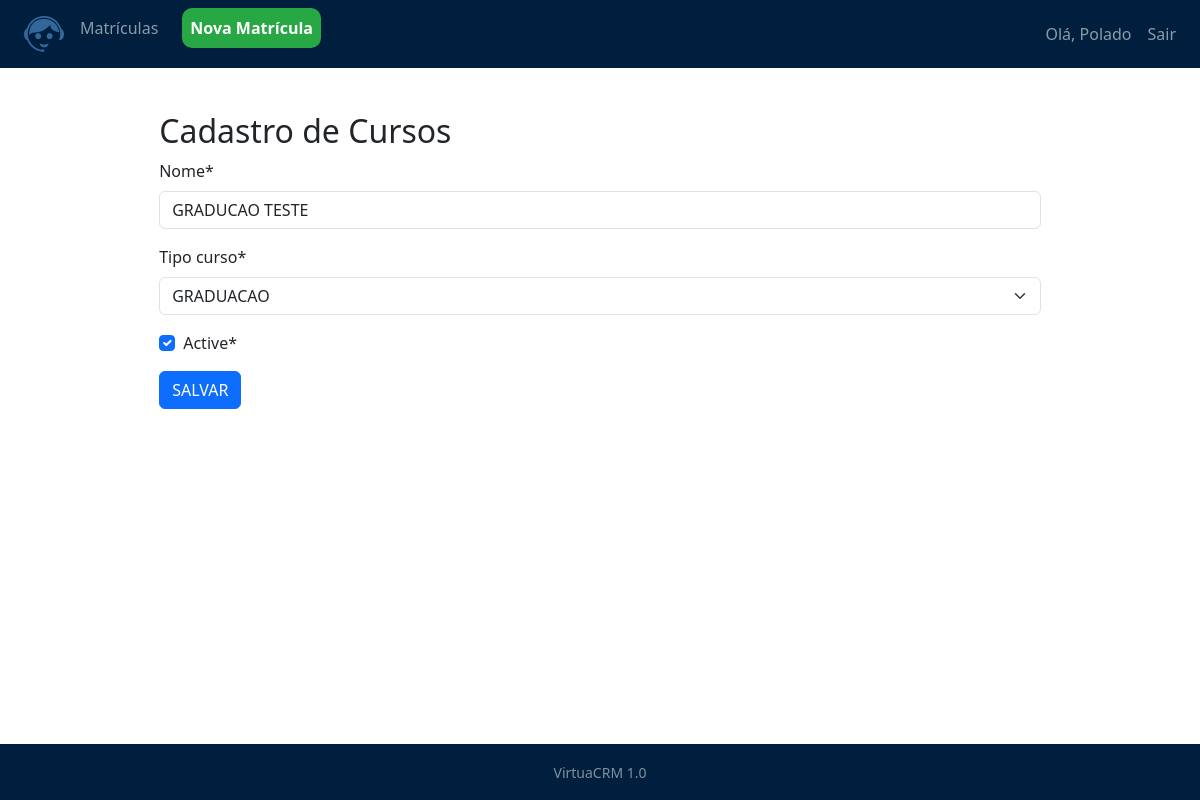
The app's page /matriculas/curso/4 (signed in) with its own data.
### matriculas/models.py (models this page shows, shortened)
class cad_cursos(models.Model):
    nome = models.CharField(max_length=100)
    tipo_curso = models.ForeignKey(tipo_curso, on_delete=models.CASCADE)
    create_date = models.DateTimeField(auto_now_add=True)
    update_date = models.DateTimeField(auto_now=True)
    active = models.BooleanField(default=True)
    class Meta:
        db_table = 'cursos'

class tipo_curso(models.Model):
    nome = models.CharField(max_length=100)
    pontos = models.IntegerField()
    create_date = models.DateTimeField(auto_now_add=True)
    update_date = models.DateTimeField(auto_now=True)
    active = models.BooleanField(default=True)
    class Meta:
        db_table = 'tipo_curso'
    def __str__(self):
        return self.nome

### matriculas/views.py (the view, shortened to what this page needs)
# urls.py: path('curso/<int:id>', CursoUpdateView.as_view(), name='curso_update'),
class CursoUpdateView(LoginRequiredMixin, UpdateView):
    template_name = 'matriculas/cursos_new.html'
    form_class = CursosForm
    def get_object(self):
        id = self.kwargs.get('id')
        return get_object_or_404(cad_cursos, id=id)  # Retorna o objeto consultor a partir do id

### matriculas/forms.py
class CursosForm(forms.ModelForm):
    nome = forms.CharField()
    tipo_curso = forms.ModelChoiceField(queryset=tipo_curso.objects.all())
    active = forms.BooleanField()
    class Meta:
        model = cad_cursos
        fields = (
            'nome',
            'tipo_curso',
            'active',
        )

### matriculas/templates/matriculas/cursos_new.html (shortened to what this page needs)
{% extends 'model-page.html'%}
{% load crispy_forms_tags %}
{% load static %}
{% block content %}
<link rel="stylesheet" type="text/css" href="{% static 'css/matnew.css' %}">
<div class="centered-form">
    <h2> Cadastro de Cursos</h2>
        <div>
            <form method="POST">{% csrf_token %}
                {{ form|crispy}}
                <button type="submit" class="btn btn-primary">SALVAR</button>
            </form>
        </div>
</div>
{%endblock%}

### core/templates/model-header.html (shortened to what this page needs)
{% load static %}
<nav class="navbar navbar-expand-sm custom-navbar-bg navbar-dark mr-2">
    <ul class="nav navbar-nav">
        <li class="nav-item">
            <a class="nav-link">
            </a>
        </li>
        <li class="nav-item">
            <a class="nav-link" href="{% url 'user_rank' %}">
                <img src="{% static 'images/virtua_white.svg' %}" alt="Logo" class="img-fluid" style="width: 40px; height: auto;">
            </a>
        </li>
        <li class="nav-item">
            <a class="nav-link" href="{% url 'matriculas:matriculas_list' %}">Matrículas</a>
        </li>
        <li class="nav-item">
            <a class="nav-link">
            </a>
        </li>
        <li class="nav-item">
            <a class="nav-link highlight-link" href="{%url 'matriculas:matriculas_new'%}">Nova Matrícula</a>
        </li>
    </ul>
    <ul class="navbar-nav ms-auto ml-2">
        <li class="nav-item">
            <a class="nav-link">
        {% if request.user.is_authenticated %}
            <span class="navbar-text">Olá,  {{ request.user.first_name }}</span>
        {% endif %}
            </a>
        </li>
        <li class="nav-item">
            <a class="nav-link" href="{% url 'logout' %}">Sair</a>
        </li>
        <li class="nav-item">
            <a class="nav-link">
            </a>
        </li>
    </ul>
</nav>

### core/static/css/matnew.css (style rules this page uses)
.centered-form { margin: auto; width: 80%; padding: 20px; }

### core/templates/model-header.html (style rules this page uses)
.custom-navbar-bg { background-color: #001f3f; }
.highlight-link { background-color: #28a745; color: #fff; font-weight: bold; border-radius: 10px; padding: 8px 12px; }

### core/templates/model-footer.html (style rules this page uses)
.custom-navbar-bg { background-color: #001f3f; }

### core/templates/model-page.html (style rules this page uses)
html, body { height: 100%; }
.custom-navbar-bg { background-color: #001f3f; }

### records on screen
cad_cursos: nome "GRADUCAO TESTE", tipo_curso "GRADUACAO", active "☑"

### other values on screen
{{ request.user.first_name }} "Polado"
